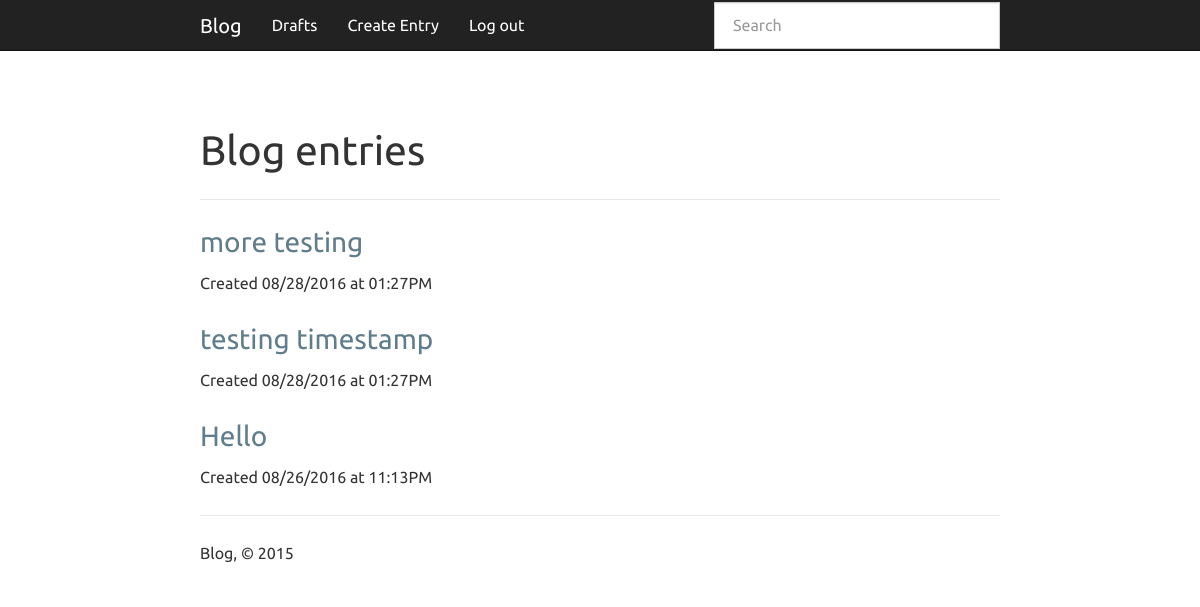
The page / (signed in) on the database as committed earlier.
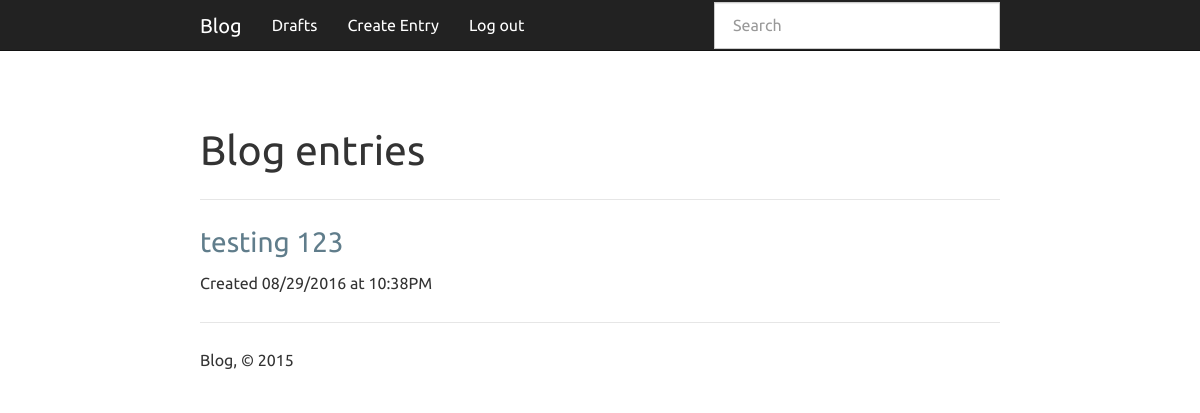
The same page on the database as committed later.
### app.py (models this page shows, shortened)
class Entry(flask_db.Model):
    title = CharField()
    slug = CharField(unique=True)
    content = TextField()
    published = BooleanField(index=True)
    timestamp = DateTimeField(default=datetime.datetime.now, index=True)
    @classmethod
    def public(cls):
        return Entry.select().where(Entry.published == True)

### app.py (the view)
@app.route('/')
def index():
    search_query = request.args.get('q')
    if search_query:
        query = Entry.search(search_query)
    else:
        query = Entry.public().order_by(Entry.timestamp.desc())
    return object_list(
        'index.html',
        query,
        search=search_query,
        check_bounds=False)

### templates/index.html (shortened to what this page needs)
{% extends "base.html" %}
{% block content_title %}{% if search %}Search "{{ search }}"{% else %}Blog entries{% endif %}{% endblock %}
{% block content %}
  {% for entry in object_list %}
    {% if search %}
      {% set entry = entry.entry %}
    {% endif %}
    <h3>
      <a href="{% if entry.published %}{{ url_for('detail', slug=entry.slug) }}{% else %}{{ url_for('edit', slug=entry.slug) }}{% endif %}">
        {{ entry.title }}
      </a>
    </h3>
    <p>Created {{ entry.timestamp.strftime('%m/%d/%Y at %I:%M%p') }}</p>
  {% else %}
    <p>No entries have been created yet.</p>
  {% endfor %}
{% endblock %}

### templates/base.html (shortened to what this page needs)
<!doctype html>
<html>
  <head>
    <link rel=stylesheet type=text/css href="{{ url_for('static', filename='css/blog.min.css') }}" />
    <link rel=stylesheet type=text/css href="{{ url_for('static', filename='css/hilite.css') }}" />
  </head>
  <body>
    <div class="navbar navbar-default navbar-static-top" role="navigation">
      <div class="container">
        <div class="navbar-header">
          <a class="navbar-brand" href="{{ url_for('index') }}">Blog</a>
        </div>
        <div class="navbar-collapse collapse">
          <ul class="nav navbar-nav">
            {% if session.logged_in %}
              <li><a href="{{ url_for('drafts') }}">Drafts</a></li>
              <li><a href="{{ url_for('create') }}">Create Entry</a></li>
              <li><a href="{{ url_for('logout') }}">Log out</a></li>
            {% endif %}
          </ul>
          {% block search_bar %}
            <form action="{{ url_for('index') }}" class="navbar-form navbar-right" id="search-form" method="get" role="search">
              <div class="form-group">
                <input class="form-control" name="q" placeholder="Search" type="text" value="{% if search %}{{ search }}{% endif %}">
              </div>
            </form>
          {% endblock %}
        </div>
      </div>
    </div>
    <div class="container">
      {% block page_header %}
        <div class="page-header">
          <h1>{% block content_title %}{% endblock %}</h1>
        </div>
      {% endblock %}
      {% block content %}{% endblock %}
      <footer>
        <hr />
        <p>Blog, &copy; 2015</p>
      </footer>
    </div>
  </body>
</html>

Rows that differ between the two databases and show on the page:
removed Entry: title "more testing", timestamp "08/28/2016 at 01:27PM"
removed Entry: title "testing timestamp", timestamp "08/28/2016 at 01:27PM"
removed Entry: title "Hello", timestamp "08/26/2016 at 11:13PM"
added Entry: title "testing 123", timestamp "08/29/2016 at 10:38PM"
